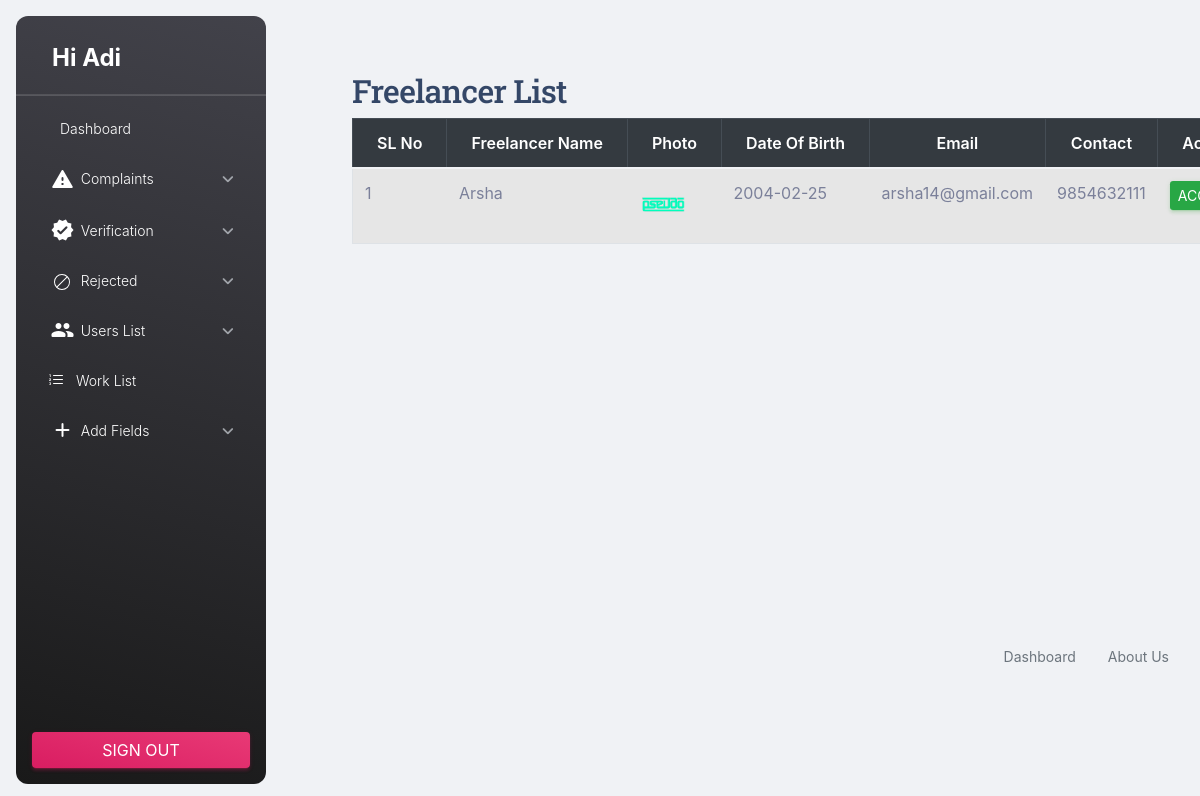
/Admin/UnFreelan.php (signed in), run on an earlier commit of the app's database.
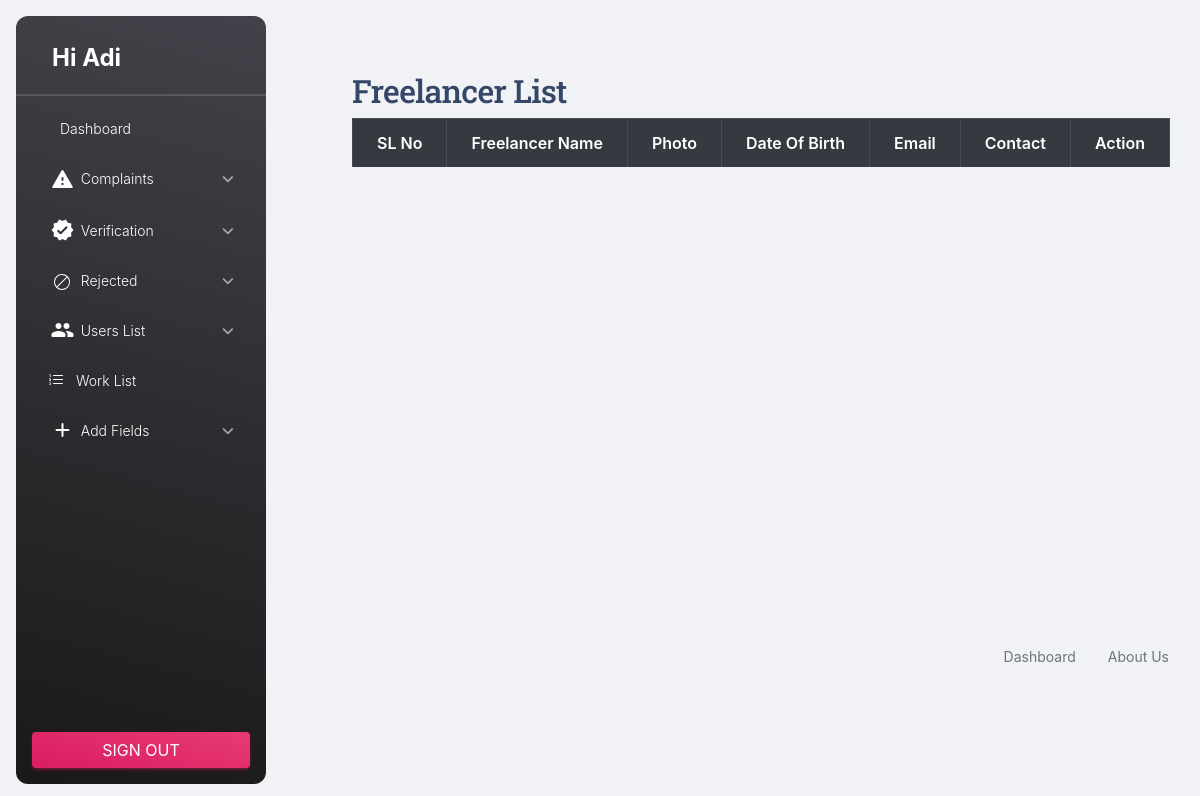
And on a later commit of the database.
### tables this page shows
CREATE TABLE `tbl_freelan` (
  `freelan_id` int(11) NOT NULL,
  `freelan_name` varchar(50) NOT NULL,
  `freelan_email` varchar(50) NOT NULL,
  `place_id` int(11) NOT NULL,
  `freelan_address` varchar(200) NOT NULL,
  `freelan_photo` varchar(50) NOT NULL,
  `freelan_proof` varchar(50) NOT NULL,
  `freelan_password` varchar(50) NOT NULL,
  `freelan_dob` varchar(20) NOT NULL,
  `freelan_contact` varchar(20) NOT NULL,
  `freelan_status` int(11) NOT NULL,
  `freelan_gender` varchar(50) NOT NULL
);

### Admin/UnFreelan.php (the view, shortened to what this page needs)
<?php
include('Header.php');
	?>
<!DOCTYPE html PUBLIC "-//W3C//DTD XHTML 1.0 Transitional//EN" "http://www.w3.org/TR/xhtml1/DTD/xhtml1-transitional.dtd">
<html xmlns="http://www.w3.org/1999/xhtml">
<head>
<link rel="stylesheet" href="../Asset/Templates/Admin/assets/css/bootstrap.min.css">
</head>
<body>
  <div class="container mt-4">
  <h2> Freelancer List</h2>
    <form id="frm_userlist" name="frm_list" method="post" action="">
      <table class="table table-bordered table-striped">
        <thead class="thead-dark">
          <tr>
            <th>SL No</th>
            <th>Freelancer Name</th>
            <th>Photo</th>
            <th>Date of Birth</th>
            <th>Email</th>
            <th>Contact</th>
            <th>Action</th>
          </tr>
        </thead>
        <tbody>
          <?php
            $selqry = "SELECT * FROM tbl_freelan WHERE freelan_status='2'";
            $user = $con->query($selqry);
            $i = 0;
            while ($data = $user->fetch_assoc()) {
              $i++;
          ?>
          <tr>
            <td><?php echo $i ?></td>
            <td><?php echo $data['freelan_name'] ?></td>
            <td><img src="../Asset/Files/Freelan/Photo/<?php echo $data['freelan_photo'] ?>" class="profile-photo" alt="Profile Photo"/></td>
            <td><?php echo $data['freelan_dob'] ?></td>
            <td><?php echo $data['freelan_email'] ?></td>
            <td><?php echo $data['freelan_contact'] ?></td>
            <td> <a href="freelanverify.php?act=<?php echo $data['freelan_id'] ?>" class="btn btn-success btn-sm">Accept</a></td>
          </tr>
          <?php } ?>
        </tbody>
      </table>
    </form>
  </div>
</body>
<?php
include('Footer.php');
?>
</html>

What changed in the data, as far as the page shows it:
no longer on this page (row edited): tbl_freelan: freelan_name "Arsha", freelan_photo (picture), freelan_dob "2004-02-25", freelan_email "arsha14@gmail.com", freelan_contact "9854632111"
